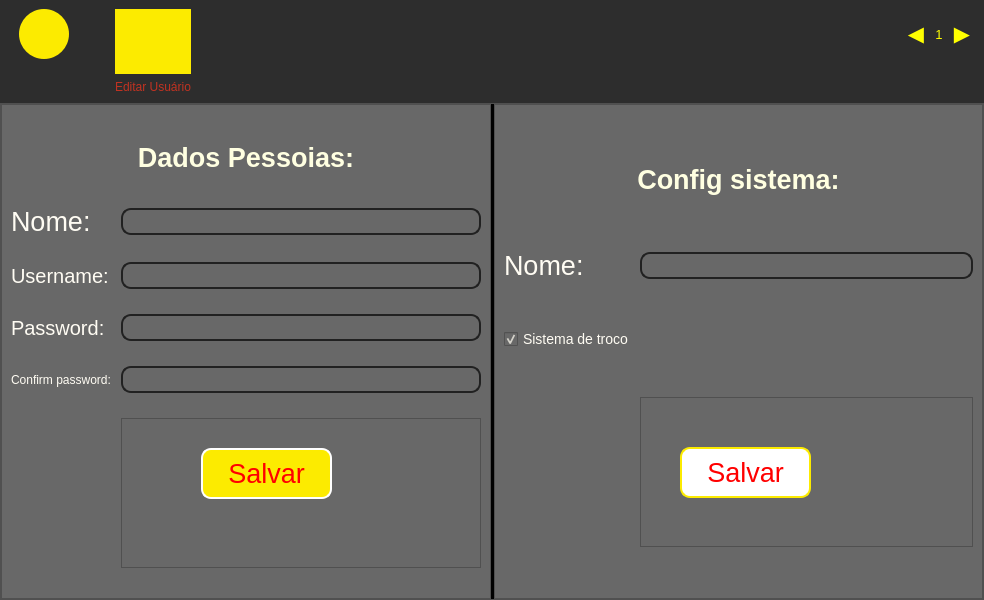
<?xml version="1.0" encoding="UTF-8"?>
<ui version="4.0">
 <class>MainWindow</class>
 <widget class="QMainWindow" name="MainWindow">
  <property name="geometry">
   <rect>
    <x>0</x>
    <y>0</y>
    <width>984</width>
    <height>600</height>
   </rect>
  </property>
  <property name="windowTitle">
   <string>MainWindow</string>
  </property>
  <widget class="QWidget" name="centralwidget">
   <layout class="QVBoxLayout" name="verticalLayout">
    <property name="spacing">
     <number>0</number>
    </property>
    <property name="leftMargin">
     <number>0</number>
    </property>
    <property name="topMargin">
     <number>0</number>
    </property>
    <property name="rightMargin">
     <number>0</number>
    </property>
    <property name="bottomMargin">
     <number>0</number>
    </property>
    <item>
     <widget class="QFrame" name="frame">
      <property name="maximumSize">
       <size>
        <width>16777215</width>
        <height>120</height>
       </size>
      </property>
      <property name="styleSheet">
       <string notr="true">background-color: rgb(45, 45, 45);
border:none;</string>
      </property>
      <property name="frameShape">
       <enum>QFrame::StyledPanel</enum>
      </property>
      <property name="frameShadow">
       <enum>QFrame::Raised</enum>
      </property>
      <layout class="QGridLayout" name="gridLayout">
       <item row="0" column="1">
        <widget class="QPushButton" name="btnVoltar">
         <property name="minimumSize">
          <size>
           <width>50</width>
           <height>50</height>
          </size>
         </property>
         <property name="maximumSize">
          <size>
           <width>50</width>
           <height>50</height>
          </size>
         </property>
         <property name="cursor">
          <cursorShape>PointingHandCursor</cursorShape>
         </property>
         <property name="styleSheet">
          <string notr="true">QPushButton{
background-color: rgb(252, 235, 0);
border-radius:25px;
}

QPushButton:hover{
	background-color: rgb(232, 213, 0);
}
</string>
         </property>
         <property name="text">
          <string/>
         </property>
         <property name="icon">
          <iconset>
           <normaloff>seta.png</normaloff>seta.png</iconset>
         </property>
         <property name="iconSize">
          <size>
           <width>40</width>
           <height>40</height>
          </size>
         </property>
        </widget>
       </item>
       <item row="0" column="3" rowspan="2">
        <widget class="QPushButton" name="btnEdit">
         <property name="minimumSize">
          <size>
           <width>75</width>
           <height>65</height>
          </size>
         </property>
         <property name="cursor">
          <cursorShape>PointingHandCursor</cursorShape>
         </property>
         <property name="styleSheet">
          <string notr="true">QPushButton{
background-color: rgb(252, 235, 0);
}

QPushButton:hover{
	background-color: rgb(232, 213, 0);
}
</string>
         </property>
         <property name="text">
          <string/>
         </property>
         <property name="icon">
          <iconset>
           <normaloff>edit_user.png</normaloff>edit_user.png</iconset>
         </property>
         <property name="iconSize">
          <size>
           <width>50</width>
           <height>50</height>
          </size>
         </property>
        </widget>
       </item>
       <item row="2" column="3">
        <widget class="QLabel" name="labelEdit">
         <property name="styleSheet">
          <string notr="true">font: 13px &quot;Arial Rounded MT Bold&quot;;
color: #C03221;</string>
         </property>
         <property name="text">
          <string>Editar Usuário</string>
         </property>
         <property name="alignment">
          <set>Qt::AlignCenter</set>
         </property>
        </widget>
       </item>
       <item row="0" column="4">
        <spacer name="horizontalSpacer_2">
         <property name="orientation">
          <enum>Qt::Horizontal</enum>
         </property>
         <property name="sizeHint" stdset="0">
          <size>
           <width>80</width>
           <height>20</height>
          </size>
         </property>
        </spacer>
       </item>
       <item row="0" column="0">
        <spacer name="horizontalSpacer_4">
         <property name="orientation">
          <enum>Qt::Horizontal</enum>
         </property>
         <property name="sizeType">
          <enum>QSizePolicy::Preferred</enum>
         </property>
         <property name="sizeHint" stdset="0">
          <size>
           <width>10</width>
           <height>20</height>
          </size>
         </property>
        </spacer>
       </item>
       <item row="0" column="2">
        <spacer name="horizontalSpacer">
         <property name="orientation">
          <enum>Qt::Horizontal</enum>
         </property>
         <property name="sizeType">
          <enum>QSizePolicy::Minimum</enum>
         </property>
         <property name="sizeHint" stdset="0">
          <size>
           <width>40</width>
           <height>20</height>
          </size>
         </property>
        </spacer>
       </item>
       <item row="0" column="5">
        <layout class="QHBoxLayout" name="horizontalLayout_8">
         <property name="spacing">
          <number>10</number>
         </property>
         <property name="leftMargin">
          <number>4</number>
         </property>
         <property name="topMargin">
          <number>4</number>
         </property>
         <property name="rightMargin">
          <number>4</number>
         </property>
         <property name="bottomMargin">
          <number>4</number>
         </property>
         <item>
          <widget class="QPushButton" name="btnPrevious">
           <property name="font">
            <font>
             <pointsize>16</pointsize>
            </font>
           </property>
           <property name="cursor">
            <cursorShape>PointingHandCursor</cursorShape>
           </property>
           <property name="styleSheet">
            <string notr="true">color: rgb(255, 255, 0);</string>
           </property>
           <property name="text">
            <string>◀️</string>
           </property>
           <property name="iconSize">
            <size>
             <width>300</width>
             <height>300</height>
            </size>
           </property>
          </widget>
         </item>
         <item>
          <widget class="QLabel" name="labelPageAtual">
           <property name="font">
            <font>
             <pointsize>10</pointsize>
            </font>
           </property>
           <property name="styleSheet">
            <string notr="true">color: rgb(255, 255, 0);</string>
           </property>
           <property name="text">
            <string>1</string>
           </property>
           <property name="alignment">
            <set>Qt::AlignCenter</set>
           </property>
          </widget>
         </item>
         <item>
          <widget class="QPushButton" name="btnNext">
           <property name="font">
            <font>
             <pointsize>16</pointsize>
            </font>
           </property>
           <property name="cursor">
            <cursorShape>PointingHandCursor</cursorShape>
           </property>
           <property name="styleSheet">
            <string notr="true">color: rgb(255, 255, 0);</string>
           </property>
           <property name="text">
            <string>▶️</string>
           </property>
          </widget>
         </item>
        </layout>
       </item>
      </layout>
     </widget>
    </item>
    <item>
     <widget class="QFrame" name="frame_2">
      <property name="styleSheet">
       <string notr="true">background-color: rgb(104, 104, 104);</string>
      </property>
      <property name="frameShape">
       <enum>QFrame::StyledPanel</enum>
      </property>
      <property name="frameShadow">
       <enum>QFrame::Raised</enum>
      </property>
      <layout class="QHBoxLayout" name="horizontalLayout">
       <property name="spacing">
        <number>0</number>
       </property>
       <property name="leftMargin">
        <number>0</number>
       </property>
       <property name="topMargin">
        <number>0</number>
       </property>
       <property name="rightMargin">
        <number>0</number>
       </property>
       <property name="bottomMargin">
        <number>0</number>
       </property>
       <item>
        <widget class="QStackedWidget" name="stackedWidget">
         <property name="styleSheet">
          <string notr="true">background-color: rgb(0, 0, 0);</string>
         </property>
         <property name="currentIndex">
          <number>0</number>
         </property>
         <widget class="QWidget" name="page">
          <layout class="QHBoxLayout" name="horizontalLayout_4">
           <property name="spacing">
            <number>3</number>
           </property>
           <property name="leftMargin">
            <number>0</number>
           </property>
           <property name="topMargin">
            <number>0</number>
           </property>
           <property name="rightMargin">
            <number>0</number>
           </property>
           <property name="bottomMargin">
            <number>0</number>
           </property>
           <item>
            <widget class="QFrame" name="frame_6">
             <property name="styleSheet">
              <string notr="true">background-color: rgb(104, 104, 104);</string>
             </property>
             <property name="frameShape">
              <enum>QFrame::StyledPanel</enum>
             </property>
             <property name="frameShadow">
              <enum>QFrame::Raised</enum>
             </property>
             <layout class="QGridLayout" name="gridLayout_3">
              <item row="4" column="2">
               <widget class="QLineEdit" name="lineConfirm">
                <property name="minimumSize">
                 <size>
                  <width>0</width>
                  <height>27</height>
                 </size>
                </property>
                <property name="styleSheet">
                 <string notr="true">QLineEdit{
	border:2px solid rgb(33, 33, 33);
	border-radius:10px;
	color: white;
	font-size:16px;
	padding-left: 5px;
}

QLineEdit:hover{
	border:2px solid rgb(55, 55, 55);
}

QLineEdit:focus{
	border:2px solid rgb(55, 55, 55);
}
</string>
                </property>
                <property name="echoMode">
                 <enum>QLineEdit::Password</enum>
                </property>
               </widget>
              </item>
              <item row="2" column="0">
               <widget class="QLabel" name="label_6">
                <property name="font">
                 <font>
                  <pointsize>-1</pointsize>
                  <weight>50</weight>
                  <bold>false</bold>
                 </font>
                </property>
                <property name="styleSheet">
                 <string notr="true">color: rgb(255, 252, 243);
font-size: 20px;</string>
                </property>
                <property name="text">
                 <string>Username:</string>
                </property>
               </widget>
              </item>
              <item row="1" column="2">
               <widget class="QLineEdit" name="lineNome">
                <property name="minimumSize">
                 <size>
                  <width>0</width>
                  <height>27</height>
                 </size>
                </property>
                <property name="styleSheet">
                 <string notr="true">QLineEdit{
	border:2px solid rgb(33, 33, 33);
	border-radius:10px;
	color: white;
	font-size:16px;
	padding-left: 5px;
}

QLineEdit:hover{
	border:2px solid rgb(55, 55, 55);
}

QLineEdit:focus{
	border:2px solid rgb(55, 55, 55);
}
</string>
                </property>
               </widget>
              </item>
              <item row="1" column="0">
               <widget class="QLabel" name="label_7">
                <property name="font">
                 <font>
                  <pointsize>-1</pointsize>
                  <weight>50</weight>
                  <bold>false</bold>
                 </font>
                </property>
                <property name="styleSheet">
                 <string notr="true">color: rgb(255, 252, 243);
font-size: 27px;</string>
                </property>
                <property name="text">
                 <string>Nome:</string>
                </property>
                <property name="alignment">
                 <set>Qt::AlignLeading|Qt::AlignLeft|Qt::AlignVCenter</set>
                </property>
               </widget>
              </item>
              <item row="3" column="2">
               <widget class="QLineEdit" name="linePassword">
                <property name="minimumSize">
                 <size>
                  <width>0</width>
                  <height>27</height>
                 </size>
                </property>
                <property name="styleSheet">
                 <string notr="true">QLineEdit{
	border:2px solid rgb(33, 33, 33);
	border-radius:10px;
	color: white;
	font-size:16px;
	padding-left: 5px;
}

QLineEdit:hover{
	border:2px solid rgb(55, 55, 55);
}

QLineEdit:focus{
	border:2px solid rgb(55, 55, 55);
}
</string>
                </property>
                <property name="echoMode">
                 <enum>QLineEdit::Password</enum>
                </property>
               </widget>
              </item>
              <item row="5" column="2">
               <widget class="QFrame" name="frame_7">
                <property name="maximumSize">
                 <size>
                  <width>16777215</width>
                  <height>150</height>
                 </size>
                </property>
                <property name="frameShape">
                 <enum>QFrame::StyledPanel</enum>
                </property>
                <property name="frameShadow">
                 <enum>QFrame::Raised</enum>
                </property>
                <widget class="QPushButton" name="btnSalvar">
                 <property name="geometry">
                  <rect>
                   <x>80</x>
                   <y>30</y>
                   <width>131</width>
                   <height>51</height>
                  </rect>
                 </property>
                 <property name="cursor">
                  <cursorShape>PointingHandCursor</cursorShape>
                 </property>
                 <property name="styleSheet">
                  <string notr="true">QPushButton{
	border:2px solid white;
	border-radius: 10px;
	color: red;
	background-color: rgb(252, 235, 0);
	font-size: 27px;
}

QPushButton:hover{
	border:2px solid  rgb(252, 235, 0);
	color: red;
	background-color: white;
}</string>
                 </property>
                 <property name="text">
                  <string>Salvar</string>
                 </property>
                </widget>
                <widget class="QLabel" name="labelError">
                 <property name="geometry">
                  <rect>
                   <x>10</x>
                   <y>90</y>
                   <width>271</width>
                   <height>31</height>
                  </rect>
                 </property>
                 <property name="font">
                  <font>
                   <pointsize>16</pointsize>
                   <weight>50</weight>
                   <bold>false</bold>
                  </font>
                 </property>
                 <property name="styleSheet">
                  <string notr="true">color:red;</string>
                 </property>
                 <property name="text">
                  <string/>
                 </property>
                 <property name="alignment">
                  <set>Qt::AlignCenter</set>
                 </property>
                </widget>
               </widget>
              </item>
              <item row="4" column="0" colspan="2">
               <widget class="QLabel" name="label_8">
                <property name="font">
                 <font>
                  <pointsize>-1</pointsize>
                  <weight>50</weight>
                  <bold>false</bold>
                 </font>
                </property>
                <property name="styleSheet">
                 <string notr="true">color: rgb(255, 252, 243);
font-size: 12px;</string>
                </property>
                <property name="text">
                 <string>Confirm password:</string>
                </property>
               </widget>
              </item>
              <item row="2" column="2">
               <widget class="QLineEdit" name="lineUsername">
                <property name="minimumSize">
                 <size>
                  <width>0</width>
                  <height>27</height>
                 </size>
                </property>
                <property name="styleSheet">
                 <string notr="true">QLineEdit{
	border:2px solid rgb(33, 33, 33);
	border-radius:10px;
	color: white;
	font-size:16px;
	padding-left: 5px;
}

QLineEdit:hover{
	border:2px solid rgb(55, 55, 55);
}

QLineEdit:focus{
	border:2px solid rgb(55, 55, 55);
}
</string>
                </property>
               </widget>
              </item>
              <item row="3" column="0">
               <widget class="QLabel" name="label_9">
                <property name="font">
                 <font>
                  <pointsize>-1</pointsize>
                  <weight>50</weight>
                  <bold>false</bold>
                 </font>
                </property>
                <property name="styleSheet">
                 <string notr="true">color: rgb(255, 252, 243);
font-size: 20px;</string>
                </property>
                <property name="text">
                 <string>Password:</string>
                </property>
               </widget>
              </item>
              <item row="0" column="0" colspan="3">
               <widget class="QLabel" name="label_10">
                <property name="maximumSize">
                 <size>
                  <width>16777215</width>
                  <height>48</height>
                 </size>
                </property>
                <property name="font">
                 <font>
                  <pointsize>-1</pointsize>
                  <weight>75</weight>
                  <bold>true</bold>
                 </font>
                </property>
                <property name="styleSheet">
                 <string notr="true">color: rgb(255, 255, 225);
font-size: 27px;</string>
                </property>
                <property name="text">
                 <string>Dados Pessoias:</string>
                </property>
                <property name="alignment">
                 <set>Qt::AlignCenter</set>
                </property>
               </widget>
              </item>
             </layout>
            </widget>
           </item>
           <item>
            <widget class="QFrame" name="frame_8">
             <property name="minimumSize">
              <size>
               <width>479</width>
               <height>0</height>
              </size>
             </property>
             <property name="styleSheet">
              <string notr="true">background-color: rgb(104, 104, 104);</string>
             </property>
             <property name="frameShape">
              <enum>QFrame::StyledPanel</enum>
             </property>
             <property name="frameShadow">
              <enum>QFrame::Raised</enum>
             </property>
             <layout class="QGridLayout" name="gridLayout_4">
              <item row="1" column="0">
               <widget class="QLabel" name="label_13">
                <property name="font">
                 <font>
                  <pointsize>-1</pointsize>
                  <weight>50</weight>
                  <bold>false</bold>
                 </font>
                </property>
                <property name="styleSheet">
                 <string notr="true">color: rgb(255, 252, 243);
font-size: 27px;</string>
                </property>
                <property name="text">
                 <string>Nome:</string>
                </property>
                <property name="alignment">
                 <set>Qt::AlignLeading|Qt::AlignLeft|Qt::AlignVCenter</set>
                </property>
               </widget>
              </item>
              <item row="4" column="1">
               <widget class="QFrame" name="frame_9">
                <property name="maximumSize">
                 <size>
                  <width>16777215</width>
                  <height>150</height>
                 </size>
                </property>
                <property name="frameShape">
                 <enum>QFrame::StyledPanel</enum>
                </property>
                <property name="frameShadow">
                 <enum>QFrame::Raised</enum>
                </property>
                <widget class="QPushButton" name="btnSalvar2">
                 <property name="geometry">
                  <rect>
                   <x>40</x>
                   <y>50</y>
                   <width>131</width>
                   <height>51</height>
                  </rect>
                 </property>
                 <property name="cursor">
                  <cursorShape>PointingHandCursor</cursorShape>
                 </property>
                 <property name="styleSheet">
                  <string notr="true">QPushButton{
	border:2px solid rgb(252, 235, 0);
	border-radius: 10px;
	color: red;
	background-color: white ;
	font-size: 27px;
}

QPushButton:hover{
	border:2px solid  white;
	color: red;
	background-color:rgb(252, 235, 0) ;
}</string>
                 </property>
                 <property name="text">
                  <string>Salvar</string>
                 </property>
                </widget>
               </widget>
              </item>
              <item row="1" column="1">
               <widget class="QLineEdit" name="lineEmpresa">
                <property name="minimumSize">
                 <size>
                  <width>0</width>
                  <height>27</height>
                 </size>
                </property>
                <property name="styleSheet">
                 <string notr="true">QLineEdit{
	border:2px solid rgb(33, 33, 33);
	border-radius:10px;
	color: white;
	font-size:16px;
	padding-left: 5px;
}

QLineEdit:hover{
	border:2px solid rgb(55, 55, 55);
}

QLineEdit:focus{
	border:2px solid rgb(55, 55, 55);
}
</string>
                </property>
               </widget>
              </item>
              <item row="0" column="0" colspan="2">
               <widget class="QLabel" name="label_15">
                <property name="maximumSize">
                 <size>
                  <width>16777215</width>
                  <height>48</height>
                 </size>
                </property>
                <property name="font">
                 <font>
                  <pointsize>-1</pointsize>
                  <weight>75</weight>
                  <bold>true</bold>
                 </font>
                </property>
                <property name="styleSheet">
                 <string notr="true">color: rgb(255, 255, 225);
font-size: 27px;</string>
                </property>
                <property name="text">
                 <string>Config sistema:</string>
                </property>
                <property name="alignment">
                 <set>Qt::AlignCenter</set>
                </property>
               </widget>
              </item>
              <item row="2" column="0">
               <widget class="QCheckBox" name="checkBox_10">
                <property name="styleSheet">
                 <string notr="true">color: rgb(255, 252, 243);
font-size: 14px;</string>
                </property>
                <property name="text">
                 <string>Sistema de troco</string>
                </property>
                <property name="checked">
                 <bool>true</bool>
                </property>
               </widget>
              </item>
             </layout>
            </widget>
           </item>
          </layout>
         </widget>
         <widget class="QWidget" name="page_2">
          <layout class="QHBoxLayout" name="horizontalLayout_5">
           <property name="spacing">
            <number>3</number>
           </property>
           <property name="leftMargin">
            <number>0</number>
           </property>
           <property name="topMargin">
            <number>0</number>
           </property>
           <property name="rightMargin">
            <number>0</number>
           </property>
           <property name="bottomMargin">
            <number>0</number>
           </property>
           <item>
            <widget class="QFrame" name="frame_19">
             <property name="styleSheet">
              <string notr="true">background-color: rgb(104, 104, 104);</string>
             </property>
             <property name="frameShape">
              <enum>QFrame::StyledPanel</enum>
             </property>
             <property name="frameShadow">
              <enum>QFrame::Raised</enum>
             </property>
             <layout class="QGridLayout" name="gridLayout_8">
              <item row="4" column="2">
               <widget class="QLineEdit" name="lineConfirmFuncionario">
                <property name="minimumSize">
                 <size>
                  <width>0</width>
                  <height>27</height>
                 </size>
                </property>
                <property name="styleSheet">
                 <string notr="true">QLineEdit{
	border:2px solid rgb(33, 33, 33);
	border-radius:10px;
	color: white;
	font-size:16px;
	padding-left: 5px;
}

QLineEdit:hover{
	border:2px solid rgb(55, 55, 55);
}

QLineEdit:focus{
	border:2px solid rgb(55, 55, 55);
}
</string>
                </property>
                <property name="echoMode">
                 <enum>QLineEdit::Password</enum>
                </property>
               </widget>
              </item>
              <item row="4" column="0" colspan="2">
               <widget class="QLabel" name="label_33">
                <property name="font">
                 <font>
                  <pointsize>-1</pointsize>
                  <weight>50</weight>
                  <bold>false</bold>
                 </font>
                </property>
                <property name="styleSheet">
                 <string notr="true">color: rgb(255, 252, 243);
font-size: 12px;</string>
                </property>
                <property name="text">
                 <string>Confirm password:</string>
                </property>
               </widget>
              </item>
              <item row="3" column="2">
               <widget class="QLineEdit" name="linePasswordFuncionario">
                <property name="minimumSize">
                 <size>
                  <width>0</width>
                  <height>27</height>
                 </size>
                </property>
                <property name="styleSheet">
                 <string notr="true">QLineEdit{
	border:2px solid rgb(33, 33, 33);
	border-radius:10px;
	color: white;
	font-size:16px;
	padding-left: 5px;
}

QLineEdit:hover{
	border:2px solid rgb(55, 55, 55);
}

QLineEdit:focus{
	border:2px solid rgb(55, 55, 55);
}
</string>
                </property>
                <property name="echoMode">
                 <enum>QLineEdit::Password</enum>
                </property>
               </widget>
              </item>
              <item row="2" column="2">
               <widget class="QLineEdit" name="lineUsernameFuncionario">
                <property name="minimumSize">
                 <size>
                  <width>0</width>
                  <height>27</height>
                 </size>
                </property>
                <property name="styleSheet">
                 <string notr="true">QLineEdit{
	border:2px solid rgb(33, 33, 33);
	border-radius:10px;
	color: white;
	font-size:16px;
	padding-left: 5px;
}

QLineEdit:hover{
	border:2px solid rgb(55, 55, 55);
}

QLineEdit:focus{
	border:2px solid rgb(55, 55, 55);
}
</string>
                </property>
               </widget>
              </item>
              <item row="3" column="0">
               <widget class="QLabel" name="label_34">
                <property name="font">
                 <font>
                  <pointsize>-1</pointsize>
                  <weight>50</weight>
                  <bold>false</bold>
                 </font>
                </property>
                <property name="styleSheet">
                 <string notr="true">color: rgb(255, 252, 243);
font-size: 20px;</string>
                </property>
                <property name="text">
                 <string>Password:</string>
                </property>
               </widget>
              </item>
              <item row="0" column="0" colspan="3">
               <widget class="QLabel" name="label_35">
                <property name="maximumSize">
                 <size>
                  <width>16777215</width>
                  <height>48</height>
                 </size>
                </property>
                <property name="font">
                 <font>
                  <pointsize>-1</pointsize>
                  <weight>75</weight>
                  <bold>true</bold>
                 </font>
                </property>
                <property name="styleSheet">
                 <string notr="true">color: rgb(255, 255, 225);
font-size: 27px;</string>
                </property>
                <property name="text">
                 <string>Dados Funcionário:</string>
                </property>
                <property name="alignment">
                 <set>Qt::AlignCenter</set>
                </property>
               </widget>
              </item>
              <item row="5" column="2">
               <widget class="QFrame" name="frame_20">
                <property name="maximumSize">
                 <size>
                  <width>16777215</width>
                  <height>150</height>
                 </size>
                </property>
                <property name="frameShape">
                 <enum>QFrame::StyledPanel</enum>
                </property>
                <property name="frameShadow">
                 <enum>QFrame::Raised</enum>
                </property>
                <widget class="QLabel" name="labelFeedback">
                 <property name="geometry">
                  <rect>
                   <x>30</x>
                   <y>30</y>
                   <width>251</width>
                   <height>21</height>
                  </rect>
                 </property>
                 <property name="font">
                  <font>
                   <pointsize>16</pointsize>
                  </font>
                 </property>
                 <property name="text">
                  <string/>
                 </property>
                </widget>
               </widget>
              </item>
              <item row="2" column="0">
               <widget class="QLabel" name="label_31">
                <property name="font">
                 <font>
                  <pointsize>-1</pointsize>
                  <weight>50</weight>
                  <bold>false</bold>
                 </font>
                </property>
                <property name="styleSheet">
                 <string notr="true">color: rgb(255, 252, 243);
font-size: 20px;</string>
                </property>
                <property name="text">
                 <string>Username:</string>
                </property>
               </widget>
              </item>
              <item row="1" column="0">
               <widget class="QLabel" name="label_32">
                <property name="font">
                 <font>
                  <pointsize>-1</pointsize>
                  <weight>50</weight>
                  <bold>false</bold>
                 </font>
                </property>
                <property name="styleSheet">
                 <string notr="true">color: rgb(255, 252, 243);
font-size: 27px;</string>
                </property>
                <property name="text">
                 <string>Nome:</string>
                </property>
                <property name="alignment">
                 <set>Qt::AlignLeading|Qt::AlignLeft|Qt::AlignVCenter</set>
                </property>
               </widget>
              </item>
              <item row="1" column="2">
               <widget class="QLineEdit" name="lineNomeFuncionario">
                <property name="minimumSize">
                 <size>
                  <width>0</width>
                  <height>27</height>
                 </size>
                </property>
                <property name="styleSheet">
                 <string notr="true">QLineEdit{
	border:2px solid rgb(33, 33, 33);
	border-radius:10px;
	color: white;
	font-size:16px;
	padding-left: 5px;
}

QLineEdit:hover{
	border:2px solid rgb(55, 55, 55);
}

QLineEdit:focus{
	border:2px solid rgb(55, 55, 55);
}
</string>
                </property>
               </widget>
              </item>
             </layout>
            </widget>
           </item>
           <item>
            <widget class="QFrame" name="frame_21">
             <property name="minimumSize">
              <size>
               <width>479</width>
               <height>0</height>
              </size>
             </property>
             <property name="styleSheet">
              <string notr="true">background-color: rgb(104, 104, 104);</string>
             </property>
             <property name="frameShape">
              <enum>QFrame::StyledPanel</enum>
             </property>
             <property name="frameShadow">
              <enum>QFrame::Raised</enum>
             </property>
             <layout class="QGridLayout" name="gridLayout_2">
              <item row="1" column="1">
               <widget class="QCheckBox" name="checkBox5">
                <property name="font">
                 <font>
                  <pointsize>12</pointsize>
                 </font>
                </property>
                <property name="cursor">
                 <cursorShape>PointingHandCursor</cursorShape>
                </property>
                <property name="text">
                 <string>Permissão Fechar Caixa</string>
                </property>
               </widget>
              </item>
              <item row="5" column="1">
               <widget class="QCheckBox" name="checkBox7">
                <property name="font">
                 <font>
                  <pointsize>12</pointsize>
                 </font>
                </property>
                <property name="cursor">
                 <cursorShape>PointingHandCursor</cursorShape>
                </property>
                <property name="text">
                 <string>Permissão Mudar dia</string>
                </property>
               </widget>
              </item>
              <item row="6" column="1">
               <widget class="QCheckBox" name="checkBox9">
                <property name="font">
                 <font>
                  <pointsize>12</pointsize>
                 </font>
                </property>
                <property name="cursor">
                 <cursorShape>PointingHandCursor</cursorShape>
                </property>
                <property name="text">
                 <string>Permissão Relatorio Mês</string>
                </property>
               </widget>
              </item>
              <item row="10" column="0" colspan="2">
               <widget class="QFrame" name="frame_22">
                <property name="maximumSize">
                 <size>
                  <width>16777215</width>
                  <height>150</height>
                 </size>
                </property>
                <property name="frameShape">
                 <enum>QFrame::StyledPanel</enum>
                </property>
                <property name="frameShadow">
                 <enum>QFrame::Raised</enum>
                </property>
                <widget class="QPushButton" name="btnSalvarUser">
                 <property name="geometry">
                  <rect>
                   <x>150</x>
                   <y>50</y>
                   <width>131</width>
                   <height>51</height>
                  </rect>
                 </property>
                 <property name="cursor">
                  <cursorShape>PointingHandCursor</cursorShape>
                 </property>
                 <property name="styleSheet">
                  <string notr="true">QPushButton{
	border:2px solid white;
	border-radius: 10px;
	color: red;
	background-color: rgb(252, 235, 0);
	font-size: 27px;
}

QPushButton:hover{
	border:2px solid  rgb(252, 235, 0);
	color: red;
	background-color: white;
}</string>
                 </property>
                 <property name="text">
                  <string>Salvar</string>
                 </property>
                </widget>
               </widget>
              </item>
              <item row="5" column="0" rowspan="2">
               <widget class="QCheckBox" name="checkBox3">
                <property name="font">
                 <font>
                  <pointsize>12</pointsize>
                 </font>
                </property>
                <property name="cursor">
                 <cursorShape>PointingHandCursor</cursorShape>
                </property>
                <property name="text">
                 <string>Permissão Saídas</string>
                </property>
               </widget>
              </item>
              <item row="1" column="0">
               <widget class="QCheckBox" name="checkBox">
                <property name="font">
                 <font>
                  <pointsize>12</pointsize>
                 </font>
                </property>
                <property name="cursor">
                 <cursorShape>PointingHandCursor</cursorShape>
                </property>
                <property name="styleSheet">
                 <string notr="true"/>
                </property>
                <property name="text">
                 <string>Permissão adicionar</string>
                </property>
                <property name="iconSize">
                 <size>
                  <width>40</width>
                  <height>20</height>
                 </size>
                </property>
                <property name="tristate">
                 <bool>false</bool>
                </property>
               </widget>
              </item>
              <item row="0" column="0" colspan="2">
               <widget class="QLabel" name="label_2">
                <property name="maximumSize">
                 <size>
                  <width>16777215</width>
                  <height>48</height>
                 </size>
                </property>
                <property name="font">
                 <font>
                  <pointsize>-1</pointsize>
                  <weight>75</weight>
                  <bold>true</bold>
                 </font>
                </property>
                <property name="styleSheet">
                 <string notr="true">color: rgb(255, 255, 225);
font-size: 27px;</string>
                </property>
                <property name="text">
                 <string>Permissões Funcionário:</string>
                </property>
                <property name="alignment">
                 <set>Qt::AlignCenter</set>
                </property>
               </widget>
              </item>
              <item row="2" column="0">
               <widget class="QCheckBox" name="checkBox2">
                <property name="font">
                 <font>
                  <pointsize>12</pointsize>
                 </font>
                </property>
                <property name="cursor">
                 <cursorShape>PointingHandCursor</cursorShape>
                </property>
                <property name="text">
                 <string>Permissão Deletar</string>
                </property>
               </widget>
              </item>
              <item row="2" column="1">
               <widget class="QCheckBox" name="checkBox6">
                <property name="font">
                 <font>
                  <pointsize>12</pointsize>
                 </font>
                </property>
                <property name="cursor">
                 <cursorShape>PointingHandCursor</cursorShape>
                </property>
                <property name="text">
                 <string>Permissão Relatorio dia</string>
                </property>
               </widget>
              </item>
              <item row="7" column="0">
               <widget class="QCheckBox" name="checkBox4">
                <property name="font">
                 <font>
                  <pointsize>12</pointsize>
                 </font>
                </property>
                <property name="cursor">
                 <cursorShape>PointingHandCursor</cursorShape>
                </property>
                <property name="text">
                 <string>Permissão Manutenção</string>
                </property>
               </widget>
              </item>
              <item row="7" column="1">
               <widget class="QCheckBox" name="checkBox8">
                <property name="font">
                 <font>
                  <pointsize>12</pointsize>
                 </font>
                </property>
                <property name="cursor">
                 <cursorShape>PointingHandCursor</cursorShape>
                </property>
                <property name="text">
                 <string>Permissão Cancelar venda</string>
                </property>
               </widget>
              </item>
             </layout>
            </widget>
           </item>
          </layout>
         </widget>
        </widget>
       </item>
      </layout>
     </widget>
    </item>
   </layout>
  </widget>
 </widget>
 <resources/>
 <connections/>
</ui>
